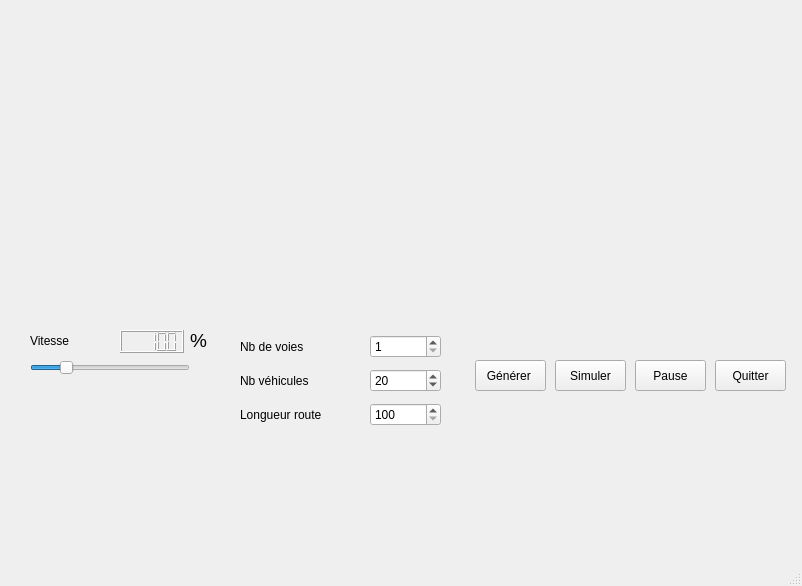
<?xml version="1.0" encoding="UTF-8"?>
<ui version="4.0">
 <class>main_ihm</class>
 <widget class="QMainWindow" name="main_ihm">
  <property name="geometry">
   <rect>
    <x>0</x>
    <y>0</y>
    <width>802</width>
    <height>586</height>
   </rect>
  </property>
  <property name="windowTitle">
   <string>MainWindow</string>
  </property>
  <widget class="QWidget" name="centralwidget">
   <widget class="QWidget" name="container" native="true">
    <property name="geometry">
     <rect>
      <x>20</x>
      <y>10</y>
      <width>771</width>
      <height>301</height>
     </rect>
    </property>
   </widget>
   <widget class="QPushButton" name="bouton_simu">
    <property name="geometry">
     <rect>
      <x>555</x>
      <y>360</y>
      <width>71</width>
      <height>31</height>
     </rect>
    </property>
    <property name="text">
     <string>Simuler</string>
    </property>
   </widget>
   <widget class="QPushButton" name="bouton_pause">
    <property name="geometry">
     <rect>
      <x>635</x>
      <y>360</y>
      <width>71</width>
      <height>31</height>
     </rect>
    </property>
    <property name="text">
     <string>Pause</string>
    </property>
   </widget>
   <widget class="QPushButton" name="bouton_quitter">
    <property name="geometry">
     <rect>
      <x>715</x>
      <y>360</y>
      <width>71</width>
      <height>31</height>
     </rect>
    </property>
    <property name="text">
     <string>Quitter</string>
    </property>
   </widget>
   <widget class="QSlider" name="slider_vitesse">
    <property name="geometry">
     <rect>
      <x>30</x>
      <y>360</y>
      <width>160</width>
      <height>16</height>
     </rect>
    </property>
    <property name="minimum">
     <number>1</number>
    </property>
    <property name="maximum">
     <number>500</number>
    </property>
    <property name="value">
     <number>100</number>
    </property>
    <property name="orientation">
     <enum>Qt::Horizontal</enum>
    </property>
   </widget>
   <widget class="QLabel" name="label_slider_vitesse">
    <property name="geometry">
     <rect>
      <x>30</x>
      <y>330</y>
      <width>61</width>
      <height>21</height>
     </rect>
    </property>
    <property name="text">
     <string>Vitesse</string>
    </property>
   </widget>
   <widget class="QPushButton" name="bouton_gen">
    <property name="geometry">
     <rect>
      <x>475</x>
      <y>360</y>
      <width>71</width>
      <height>31</height>
     </rect>
    </property>
    <property name="text">
     <string>Générer </string>
    </property>
   </widget>
   <widget class="QLCDNumber" name="LCD_vitesse">
    <property name="geometry">
     <rect>
      <x>120</x>
      <y>330</y>
      <width>64</width>
      <height>23</height>
     </rect>
    </property>
    <property name="intValue" stdset="0">
     <number>100</number>
    </property>
   </widget>
   <widget class="QWidget" name="layoutWidget">
    <property name="geometry">
     <rect>
      <x>240</x>
      <y>330</y>
      <width>201</width>
      <height>101</height>
     </rect>
    </property>
    <layout class="QGridLayout" name="gridLayout">
     <item row="0" column="0">
      <widget class="QLabel" name="label_nb_voies">
       <property name="text">
        <string>Nb de voies </string>
       </property>
      </widget>
     </item>
     <item row="0" column="1">
      <widget class="QSpinBox" name="spinbox_nb_voies">
       <property name="maximumSize">
        <size>
         <width>71</width>
         <height>16777215</height>
        </size>
       </property>
       <property name="minimum">
        <number>1</number>
       </property>
       <property name="maximum">
        <number>100000</number>
       </property>
      </widget>
     </item>
     <item row="1" column="0">
      <widget class="QLabel" name="label_nb_vehicle">
       <property name="text">
        <string>Nb véhicules </string>
       </property>
      </widget>
     </item>
     <item row="1" column="1">
      <widget class="QSpinBox" name="spinbox_nb_vehicle">
       <property name="maximumSize">
        <size>
         <width>71</width>
         <height>16777215</height>
        </size>
       </property>
       <property name="minimum">
        <number>1</number>
       </property>
       <property name="maximum">
        <number>100000</number>
       </property>
       <property name="value">
        <number>20</number>
       </property>
      </widget>
     </item>
     <item row="2" column="0">
      <widget class="QLabel" name="label_longueur_route">
       <property name="text">
        <string>Longueur route </string>
       </property>
      </widget>
     </item>
     <item row="2" column="1">
      <widget class="QSpinBox" name="spinbox_longueur_route">
       <property name="maximumSize">
        <size>
         <width>71</width>
         <height>16777215</height>
        </size>
       </property>
       <property name="minimum">
        <number>100</number>
       </property>
       <property name="maximum">
        <number>1000000</number>
       </property>
      </widget>
     </item>
    </layout>
   </widget>
   <widget class="QLabel" name="label">
    <property name="geometry">
     <rect>
      <x>190</x>
      <y>330</y>
      <width>47</width>
      <height>21</height>
     </rect>
    </property>
    <property name="sizePolicy">
     <sizepolicy hsizetype="Preferred" vsizetype="Preferred">
      <horstretch>0</horstretch>
      <verstretch>0</verstretch>
     </sizepolicy>
    </property>
    <property name="font">
     <font>
      <family>Segoe UI</family>
      <pointsize>14</pointsize>
     </font>
    </property>
    <property name="text">
     <string>%</string>
    </property>
   </widget>
  </widget>
  <widget class="QMenuBar" name="menubar">
   <property name="geometry">
    <rect>
     <x>0</x>
     <y>0</y>
     <width>802</width>
     <height>21</height>
    </rect>
   </property>
  </widget>
  <widget class="QStatusBar" name="statusbar"/>
 </widget>
 <resources/>
 <connections>
  <connection>
   <sender>bouton_quitter</sender>
   <signal>clicked()</signal>
   <receiver>main_ihm</receiver>
   <slot>close()</slot>
   <hints>
    <hint type="sourcelabel">
     <x>731</x>
     <y>397</y>
    </hint>
    <hint type="destinationlabel">
     <x>672</x>
     <y>516</y>
    </hint>
   </hints>
  </connection>
  <connection>
   <sender>slider_vitesse</sender>
   <signal>valueChanged(int)</signal>
   <receiver>LCD_vitesse</receiver>
   <slot>display(int)</slot>
   <hints>
    <hint type="sourcelabel">
     <x>196</x>
     <y>387</y>
    </hint>
    <hint type="destinationlabel">
     <x>282</x>
     <y>433</y>
    </hint>
   </hints>
  </connection>
 </connections>
</ui>
